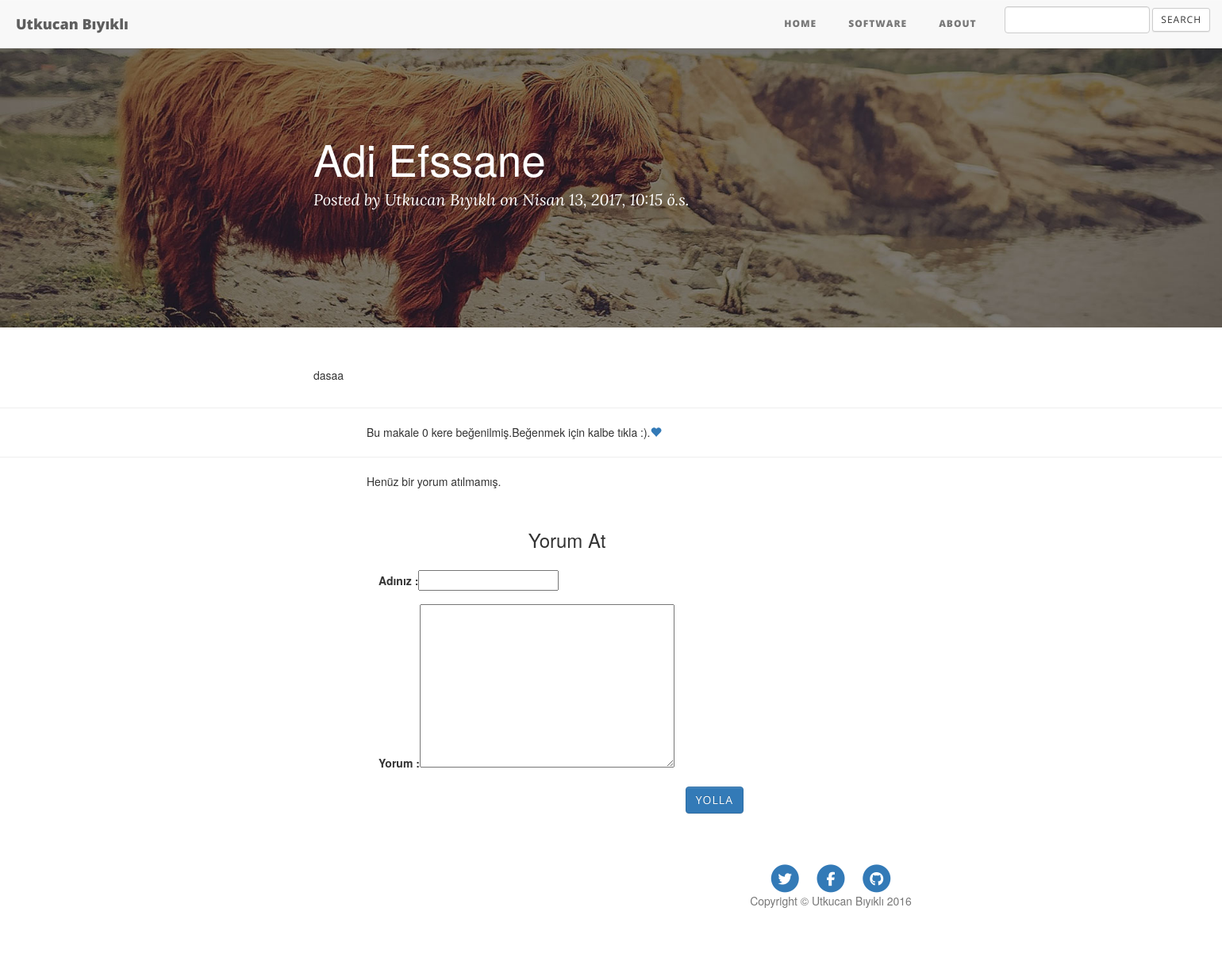
Page /24/ on the earlier database version.
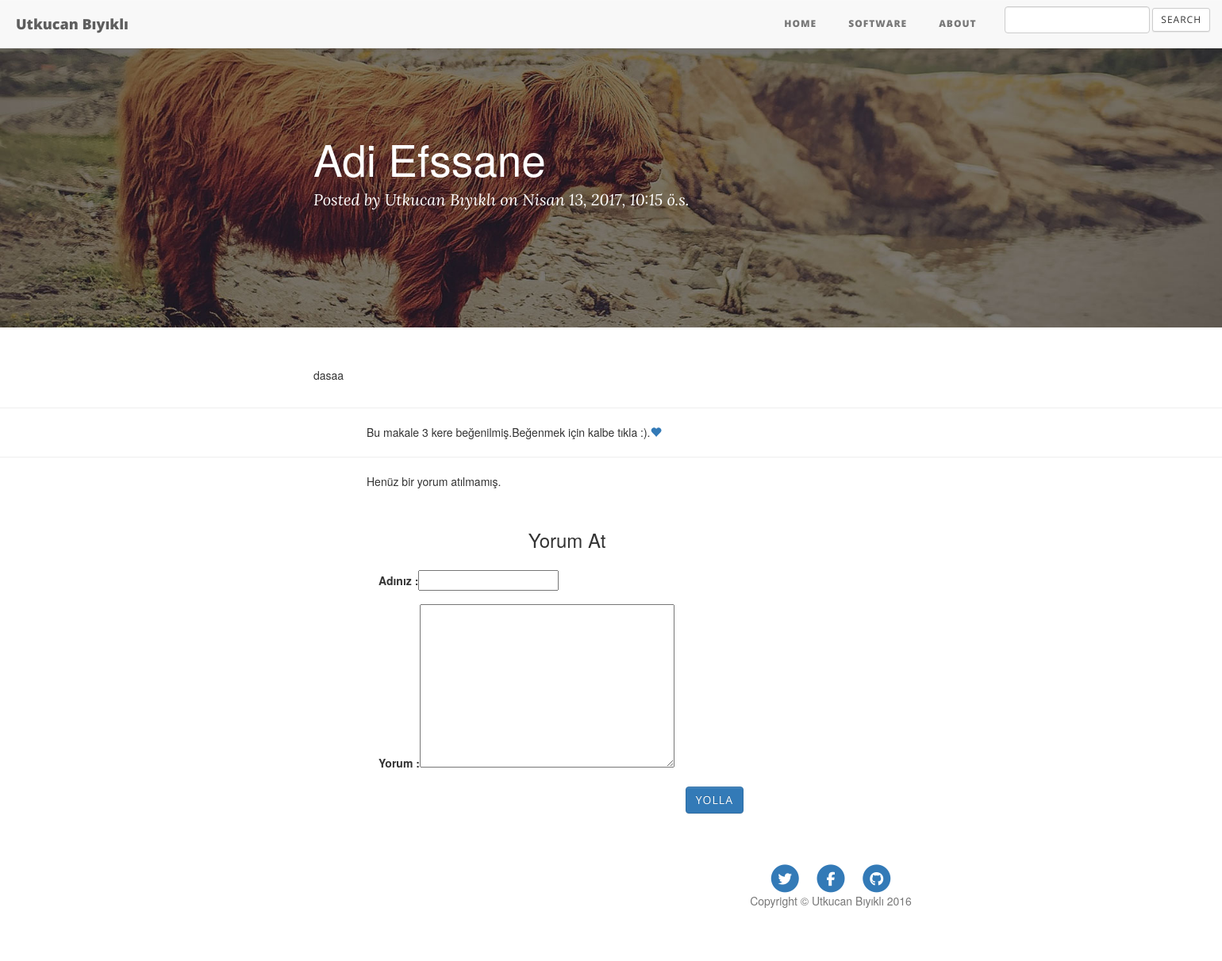
Same page on the later database version.
### Articles/models.py (models this page shows, shortened)
class Article(models.Model):
    title=models.CharField(max_length=25,unique=True)
    body=models.CharField(max_length=140,unique=True)
    content=models.TextField()
    like=models.IntegerField(default=0)
    genre=models.CharField(max_length=10)
    date=models.DateTimeField(auto_now_add=True)
    publish=models.BooleanField(default=False)
    class Meta:
        ordering=["-date"]

### Articles/views.py (the view)
# urls.py: url(r'^(?P<id>[0-9]+)/$', views.detail, name="detail"),
def detail(request, id):
    article = get_object_or_404(Article, id=id)
    comments=Comment.objects.filter(Q(article__title__startswith=article.title),Q(publish=True))
    if request.method == "POST":
        form = CommentForm(request.POST)
        if form.is_valid():
            ''' Begin reCAPTCHA validation '''
            recaptcha_response = request.POST.get('g-recaptcha-response')
            url = 'https://www.google.com/recaptcha/api/siteverify'
            values = {
                'secret': settings.GOOGLE_RECAPTCHA_SECRET_KEY,
                'response': recaptcha_response
            }
            data = urllib.urlencode(values)
            req = urllib2.Request(url, data)
            response = urllib2.urlopen(req)
            result = json.load(response)
            ''' End reCAPTCHA validation '''
            if result['success']:
                comment = form.save(commit=False)
                comment.article  = article
                comment.save()
                return redirect('articles:detail', id=article.id)
            else:
                error="Robot olmadigina emin misin ?"
                return render(request,"article/detail.html",{"article":article,"error":error,"form":form,"comments":comments})
    else:
        form = CommentForm()
    template="article/detail.html"
    return render(request, template, {'form': form,"article":article,"comments":comments})

### Articles/forms.py (shortened to what this page needs)
class CommentForm(forms.ModelForm):
    class Meta:
        model = Comment
        fields = ('name', 'comment')

### Articles/templates/article/detail.html (shortened to what this page needs)
{% extends 'article/base.html' %}
{% block body %}
  <header class="intro-header" style="background-image: url('../../static/Articles/img/contact-bg.jpg')">
        <div class="container">
            <div class="row">
                <div class="col-lg-8 col-lg-offset-2 col-md-10 col-md-offset-1">
                    <div class="post-heading">
                        <h1>{{article.title}}</h1>
                        <span class="meta">Posted by <a href="{% url 'articles:about' %}">Utkucan Bıyıklı</a> on {{article.date}}</span>
                    </div>
                </div>
            </div>
        </div>
</header>
        <div class="container">
            <div class="row">
                <div class="col-lg-8 col-lg-offset-2 col-md-10 col-md-offset-1">
                         {% autoescape on %}
<p class="content-markdown">{{article.content|safe}}</p>
                        {% endautoescape %}
                          </div>
            </div>
        </div>
<hr>
               <p style="margin-left:30%;">
                   Bu makale {{article.like}} kere beğenilmiş.Beğenmek için kalbe tıkla :).<a href="{% url 'articles:like' article.id%}"><span class="glyphicon glyphicon-heart"></span></a>
               </p>
<hr>
<div class="row" style="margin-left:30%;">
{% for comment in comments   %}
                    <h3><i class="glyphicon glyphicon-pencil"></i>{{comment.name}}:
                    <small>{{comment.date}}</small>
                </h3>
                <p>{{comment.comment}}</p>
    {% empty %}
    <p>Henüz bir yorum atılmamış.</p>
{% endfor %}
<div class="container">
<div class="col-md-5">
    <div class="form-area">
        <br style="clear:both">
                    <form class="form-horizontal" action="" method="post" enctype="multipart/form-data">{% csrf_token %}
<h3 style="margin-bottom: 25px; text-align: center;">Yorum At </h3>
    				<div class="form-group">
                        <label>Adınız :</label>{{form.name}}
					</div>
					<div class="form-group">
                        <label>Yorum :</label>{{form.comment}}
					</div>
                        <div class="form-group">
                            <div class="col-sm-offset-2 col-sm-10">
        <button type="button" id="submit" name="submit" class="btn btn-primary pull-right">Yolla</button>
                            </div>
                        </div>
                    </form>
        </div>
    </div>
</div>
    <footer>
        <div class="container">
            <div class="row">
                <div class="col-lg-8 col-lg-offset-2 col-md-10 col-md-offset-1">
                    <ul class="list-inline text-center">
                        <li>
                            <a href="https://www.twitter.com/utkucanbykl">
                                <span class="fa-stack fa-lg">
                                    <i class="fa fa-circle fa-stack-2x"></i>
                                    <i class="fa fa-twitter fa-stack-1x fa-inverse"></i>
                                </span>
                            </a>
                        </li>
                        <li>
                            <a href="https://www.facebook.com/utkucanbykl">
                                <span class="fa-stack fa-lg">
                                    <i class="fa fa-circle fa-stack-2x"></i>
                                    <i class="fa fa-facebook fa-stack-1x fa-inverse"></i>
                                </span>
                            </a>
                        </li>
                        <li>
                            <a href="https://www.github.com/utkucanbykl">
                                <span class="fa-stack fa-lg">
                                    <i class="fa fa-circle fa-stack-2x"></i>
                                    <i class="fa fa-github fa-stack-1x fa-inverse"></i>
                                </span>
                            </a>
                        </li>
                    </ul>
                    <p class="copyright text-muted">Copyright &copy; Utkucan Bıyıklı 2016</p>
                </div>
            </div>
        </div>
    </footer>
{% endblock %}

Differences in the rows shown:
changed Article "Adi Efssane": like "0" → "3"
